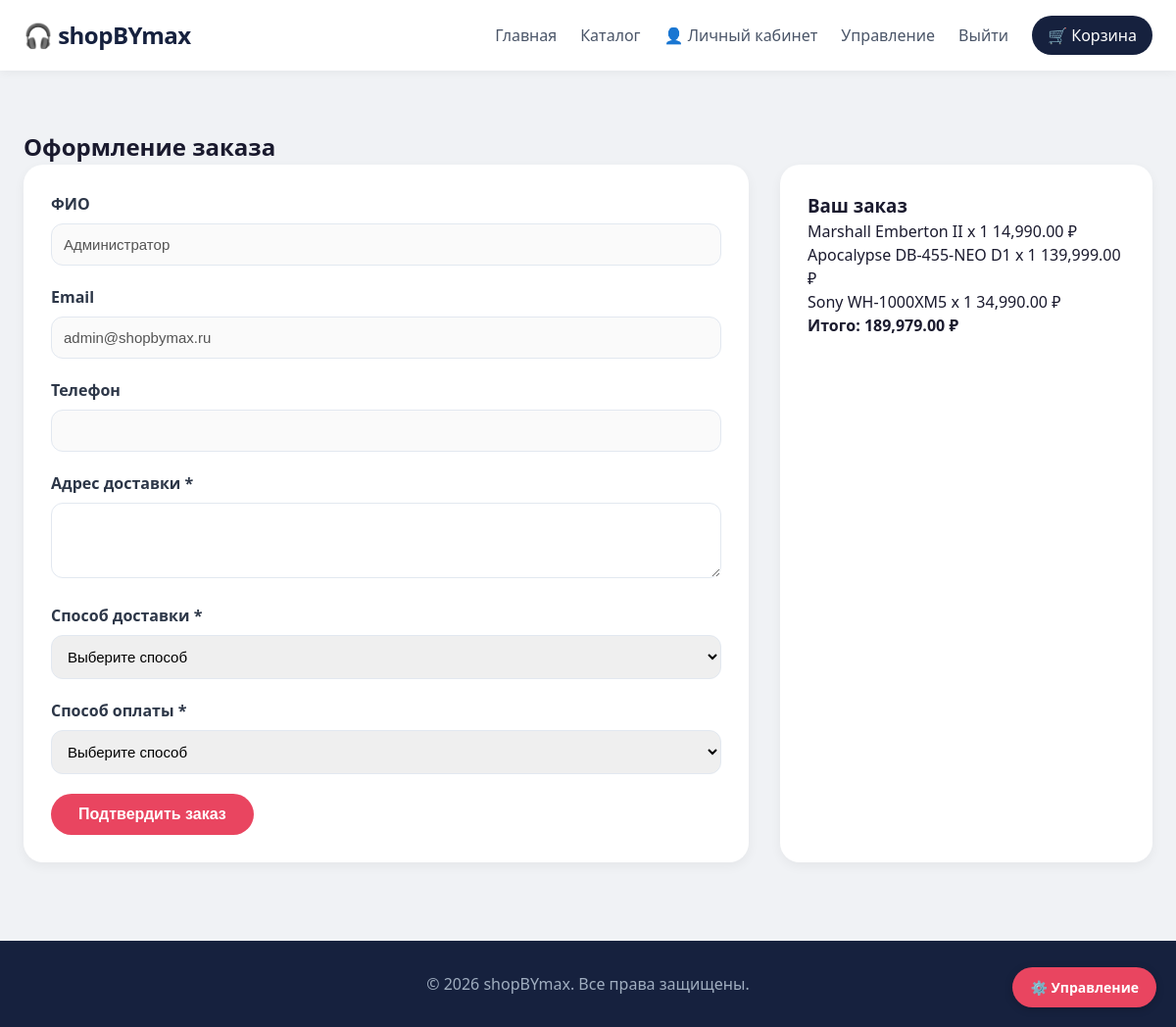
The page /checkout.php (signed in) on the database its author committed.
### tables this page shows
CREATE TABLE `users` (
  `user_id` int(11) NOT NULL,
  `username` varchar(50) NOT NULL,
  `password` varchar(255) NOT NULL,
  `user_role` enum('admin','manager','user') DEFAULT 'user',
  `email` varchar(100) NOT NULL,
  `created_at` datetime DEFAULT current_timestamp(),
  `full_name` varchar(150) DEFAULT NULL,
  `phone` varchar(20) DEFAULT NULL,
  `address` text DEFAULT NULL
);

CREATE TABLE `cartitems` (
  `cart_item_id` int(11) NOT NULL,
  `cart_id` int(11) NOT NULL,
  `product_id` int(11) NOT NULL,
  `quantity` int(11) NOT NULL
);

CREATE TABLE `products` (
  `product_id` int(11) NOT NULL,
  `name` varchar(100) NOT NULL,
  `description` text DEFAULT NULL,
  `price` decimal(10,2) NOT NULL,
  `stock` int(11) NOT NULL DEFAULT 0,
  `photo` varchar(512) DEFAULT 'default.jpg',
  `created_at` datetime DEFAULT current_timestamp(),
  `category` varchar(100) DEFAULT NULL
);

### checkout.php (the view, shortened to what this page needs)
<?php
require_once 'includes/db.php';
$user_id = $_SESSION['user_id'];
$sql_user = "SELECT * FROM users WHERE user_id = ?";
$stmt_user = $conn->prepare($sql_user);
$stmt_user->bind_param("i", $user_id);
$stmt_user->execute();
$user = $stmt_user->get_result()->fetch_assoc();
$sql_cart = "SELECT cart_id FROM cart WHERE user_id = ?";
$stmt_cart = $conn->prepare($sql_cart);
$stmt_cart->bind_param("i", $user_id);
$stmt_cart->execute();
$cart = $stmt_cart->get_result()->fetch_assoc();
$cart_id = $cart['cart_id'];
$sql_items = "SELECT ci.*, p.name, p.price, p.stock
              FROM cartitems ci
              JOIN products p ON ci.product_id = p.product_id
              WHERE ci.cart_id = ?";
include 'includes/header.php';
?>
<section class="checkout-section">
    <div class="container">
        <h1>Оформление заказа</h1>
        <div class="checkout-content">
            <div class="checkout-form">
                <form method="POST">
                    <div class="form-group">
                        <label>ФИО</label>
                        <input type="text" value="<?= htmlspecialchars($user['full_name'] ?? '') ?>" disabled>
                    </div>
                    <div class="form-group">
                        <label>Email</label>
                        <input type="email" value="<?= htmlspecialchars($user['email']) ?>" disabled>
                    </div>
                    <div class="form-group">
                        <label>Телефон</label>
                        <input type="text" value="<?= htmlspecialchars($user['phone'] ?? '') ?>" disabled>
                    </div>
                    <div class="form-group">
                        <label>Адрес доставки *</label>
                        <textarea name="delivery_address" rows="3" required><?= htmlspecialchars($_POST['delivery_address'] ?? '') ?></textarea>
                    </div>
                    <div class="form-group">
                        <label>Способ доставки *</label>
                        <select name="delivery_method" required>
                            <option value="">Выберите способ</option>
                        </select>
                    </div>
                    <div class="form-group">
                        <label>Способ оплаты *</label>
                        <select name="payment_method" required>
                            <option value="">Выберите способ</option>
                        </select>
                    </div>
                    <button type="submit" name="place_order" class="btn btn-primary btn-place-order">Подтвердить заказ</button>
                </form>
            </div>
            <div class="checkout-summary">
                <h3>Ваш заказ</h3>
                <div class="order-items">
                    <?php
                    $stmt_items = $conn->prepare($sql_items);
                    $stmt_items->bind_param("i", $cart_id);
                    $stmt_items->execute();
                    $checkout_items = $stmt_items->get_result();
                    $checkout_total = 0;
                    while ($item = $checkout_items->fetch_assoc()):
                        $checkout_total += $item['price'] * $item['quantity'];
                    ?>
                        <div class="order-item">
                            <span><?= htmlspecialchars($item['name']) ?> x <?= $item['quantity'] ?></span>
                            <span><?= number_format($item['price'] * $item['quantity'], 2) ?> ₽</span>
                        </div>
                    <?php endwhile; ?>
                </div>
                <div class="order-total">
                    <strong>Итого:</strong>
                    <strong><?= number_format($checkout_total, 2) ?> ₽</strong>
                </div>
            </div>
        </div>
    </div>
</section>
<?php include 'includes/footer.php'; ?>

### assets/css/style.css (style rules this page uses)
html { overflow-y: scroll; }
body { font-family: 'Segoe UI', Tahoma, Geneva, Verdana, sans-serif; background: #f0f2f5; color: #1a1a2e; line-height: 1.5; }
* { margin: 0; padding: 0; box-sizing: border-box; }
.container { max-width: 1280px; margin: 0 auto; padding: 0 24px; }
.btn { display: inline-block; padding: 12px 28px; border: none; border-radius: 30px; cursor: pointer; text-decoration: none; font-size: 16px; font-weight: 600; transition: all 0.2s; }
.btn-primary { background: #e94560; color: white; }
section { margin: 60px 0; }
.checkout-content { display: grid; grid-template-columns: 1fr 380px; gap: 32px; }
.checkout-form, .checkout-summary { background: white; padding: 28px; border-radius: 20px; box-shadow: 0 4px 12px rgba(0,0,0,0.05); }
.form-group { margin-bottom: 20px; }
.form-group label { display: block; margin-bottom: 8px; font-weight: 600; color: #2d3748; }
.form-group input, .form-group select, .form-group textarea { width: 100%; padding: 12px; border: 1px solid #e2e8f0; border-radius: 12px; font-size: 15px; transition: border 0.2s; }
* { transition: all 0.2s ease; }

### rows shown on the page
users: full_name "Администратор", email "admin@shopbymax.ru"
cartitems: product.name "Marshall Emberton II", quantity "1", $item['price'] * $item['quantity'] "14,990.00"
cartitems: product.name "Apocalypse DB-455-NEO D1", quantity "1", $item['price'] * $item['quantity'] "139,999.00"
cartitems: product.name "Sony WH-1000XM5", quantity "1", $item['price'] * $item['quantity'] "34,990.00"

### other values the page prints
$checkout_total "189,979.00"
